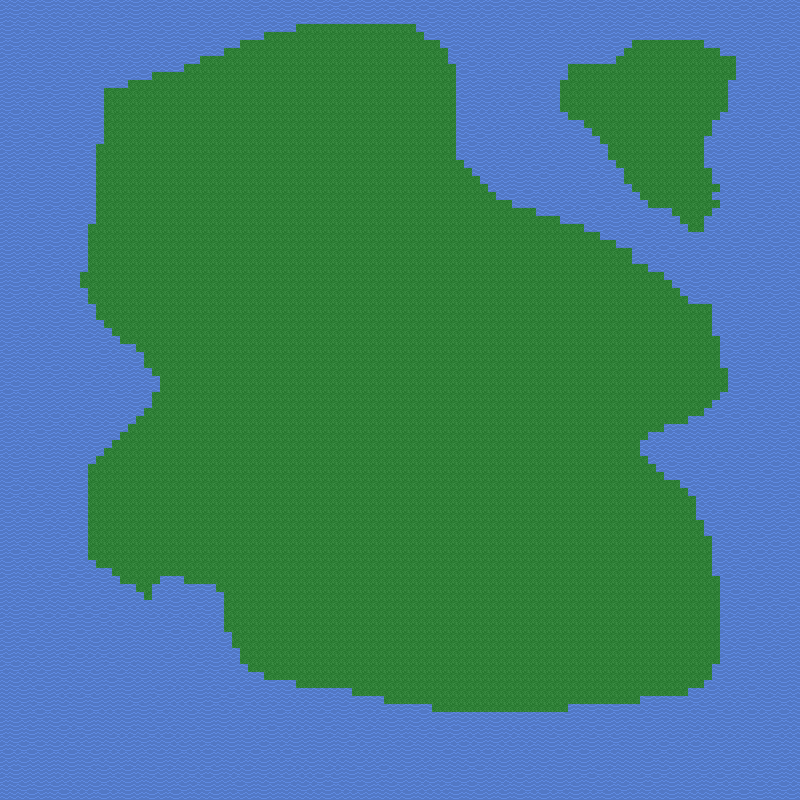

A level layout from a 2D game, rendered from its tile map. Below: a short description, then the map file with tile-grid data replaced by summaries:
An orthogonal 100x100 tile map with 8x8 px tiles, 1 tile layer (Tile Layer 1).

<map version="1.8" tiledversion="1.8.2" orientation="orthogonal" renderorder="right-down" width="100" height="100" tilewidth="8" tileheight="8" infinite="0" nextlayerid="2" nextobjectid="1">
 <editorsettings>
  <export target="worldMap..json" format="json" />
 </editorsettings>
 <tileset firstgid="1" source="environments.tsx" />
 <layer id="1" name="Tile Layer 1" width="100" height="100">
  <data>[10000 cells, 10000 non-empty, 3 distinct tile ids]</data>
 </layer>
</map>
